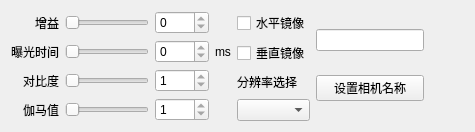
       <widget class="QWidget" name="page_4">
        <layout class="QHBoxLayout" name="horizontalLayout_5">
         <item>
          <layout class="QGridLayout" name="gridLayout_5">
           <item row="0" column="0">
            <widget class="QLabel" name="label_4">
             <property name="text">
              <string>增益</string>
             </property>
             <property name="alignment">
              <set>Qt::AlignRight|Qt::AlignTrailing|Qt::AlignVCenter</set>
             </property>
            </widget>
           </item>
           <item row="1" column="0">
            <widget class="QLabel" name="label_5">
             <property name="text">
              <string>曝光时间</string>
             </property>
             <property name="alignment">
              <set>Qt::AlignRight|Qt::AlignTrailing|Qt::AlignVCenter</set>
             </property>
            </widget>
           </item>
           <item row="2" column="0">
            <widget class="QLabel" name="label_6">
             <property name="text">
              <string>对比度</string>
             </property>
             <property name="alignment">
              <set>Qt::AlignRight|Qt::AlignTrailing|Qt::AlignVCenter</set>
             </property>
            </widget>
           </item>
           <item row="2" column="1">
            <widget class="QSlider" name="CameraBlackLevel">
             <property name="minimum">
              <number>1</number>
             </property>
             <property name="maximum">
              <number>1000</number>
             </property>
             <property name="orientation">
              <enum>Qt::Horizontal</enum>
             </property>
            </widget>
           </item>
           <item row="0" column="1">
            <widget class="QSlider" name="CameraGain">
             <property name="minimum">
              <number>1</number>
             </property>
             <property name="maximum">
              <number>500</number>
             </property>
             <property name="orientation">
              <enum>Qt::Horizontal</enum>
             </property>
            </widget>
           </item>
           <item row="1" column="3">
            <widget class="QLabel" name="label_15">
             <property name="text">
              <string>ms</string>
             </property>
            </widget>
           </item>
           <item row="1" column="1">
            <widget class="QSlider" name="CameraShutter">
             <property name="minimum">
              <number>1</number>
             </property>
             <property name="maximum">
              <number>500</number>
             </property>
             <property name="orientation">
              <enum>Qt::Horizontal</enum>
             </property>
            </widget>
           </item>
           <item row="1" column="2">
            <widget class="QSpinBox" name="spinBox">
             <property name="readOnly">
              <bool>true</bool>
             </property>
             <property name="maximum">
              <number>500</number>
             </property>
            </widget>
           </item>
           <item row="0" column="2">
            <widget class="QSpinBox" name="SB_CameraGain">
             <property name="readOnly">
              <bool>true</bool>
             </property>
             <property name="maximum">
              <number>500</number>
             </property>
            </widget>
           </item>
           <item row="2" column="2">
            <widget class="QSpinBox" name="SB_CameraContra">
             <property name="readOnly">
              <bool>true</bool>
             </property>
             <property name="minimum">
              <number>1</number>
             </property>
             <property name="maximum">
              <number>1000</number>
             </property>
            </widget>
           </item>
           <item row="3" column="1">
            <widget class="QSlider" name="CameraGamma">
             <property name="minimum">
              <number>1</number>
             </property>
             <property name="maximum">
              <number>1000</number>
             </property>
             <property name="orientation">
              <enum>Qt::Horizontal</enum>
             </property>
            </widget>
           </item>
           <item row="3" column="0">
            <widget class="QLabel" name="label_22">
             <property name="text">
              <string>伽马值</string>
             </property>
             <property name="alignment">
              <set>Qt::AlignRight|Qt::AlignTrailing|Qt::AlignVCenter</set>
             </property>
            </widget>
           </item>
           <item row="3" column="2">
            <widget class="QSpinBox" name="SB_CameraGamma">
             <property name="readOnly">
              <bool>true</bool>
             </property>
             <property name="minimum">
              <number>1</number>
             </property>
             <property name="maximum">
              <number>1000</number>
             </property>
            </widget>
           </item>
          </layout>
         </item>
         <item>
          <layout class="QVBoxLayout" name="verticalLayout_6">
           <item>
            <widget class="QCheckBox" name="Ckb_ReverseH">
             <property name="text">
              <string>水平镜像</string>
             </property>
            </widget>
           </item>
           <item>
            <widget class="QCheckBox" name="Ckb_ReverseV">
             <property name="text">
              <string>垂直镜像</string>
             </property>
            </widget>
           </item>
           <item>
            <widget class="QLabel" name="label_19">
             <property name="text">
              <string>分辨率选择</string>
             </property>
            </widget>
           </item>
           <item>
            <widget class="QComboBox" name="CB_Resolution"/>
           </item>
          </layout>
         </item>
         <item>
          <layout class="QVBoxLayout" name="verticalLayout_12">
           <item>
            <widget class="QLineEdit" name="LE_CameraName">
             <property name="sizePolicy">
              <sizepolicy hsizetype="Preferred" vsizetype="Fixed">
               <horstretch>0</horstretch>
               <verstretch>0</verstretch>
              </sizepolicy>
             </property>
            </widget>
           </item>
           <item>
            <widget class="QPushButton" name="Btn_SetCameraName">
             <property name="text">
              <string>设置相机名称</string>
             </property>
            </widget>
           </item>
          </layout>
         </item>
         <item>
          <spacer name="horizontalSpacer_3">
           <property name="orientation">
            <enum>Qt::Horizontal</enum>
           </property>
           <property name="sizeHint" stdset="0">
            <size>
             <width>40</width>
             <height>20</height>
            </size>
           </property>
          </spacer>
         </item>
        </layout>
       </widget>
